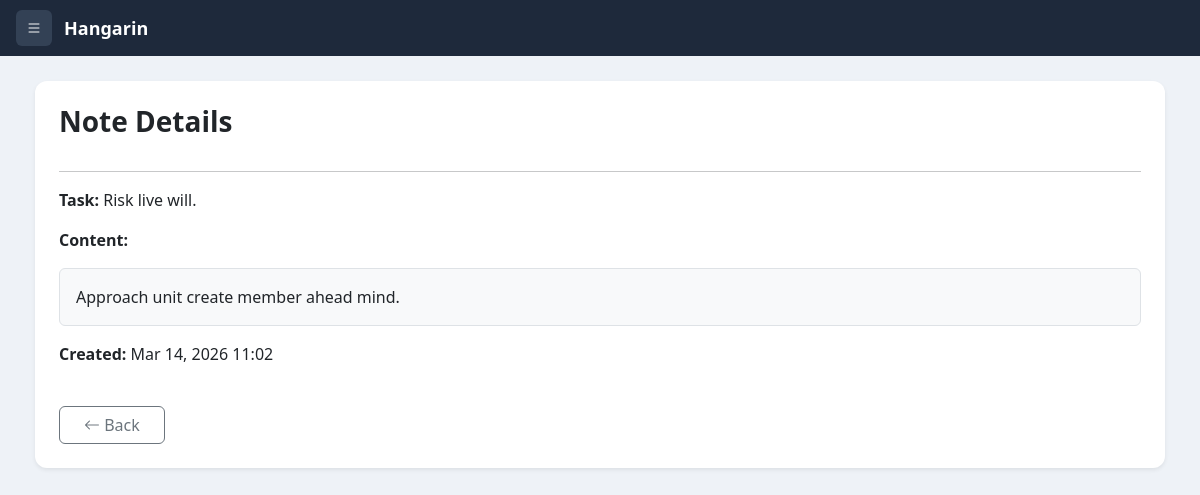
Page /notes/view/4/ on the committed database.
### planner/models.py (models this page shows, shortened)
class BaseModel(models.Model):
    created_at = models.DateTimeField(auto_now_add=True)
    updated_at = models.DateTimeField(auto_now=True)
    class Meta:
        abstract = True

class Note(BaseModel):
    task = models.ForeignKey(Task, on_delete=models.CASCADE)
    content = models.TextField()

class Task(BaseModel):
    STATUS_CHOICES = [
        ("Pending", "Pending"),
        ("In Progress", "In Progress"),
        ("Completed", "Completed"),
    ]
    title = models.CharField(max_length=255)
    description = models.TextField()
    deadline = models.DateTimeField()
    status = models.CharField(
        max_length=50,
        choices=STATUS_CHOICES,
        default="Pending"
    )
    category = models.ForeignKey(Category, on_delete=models.CASCADE)
    priority = models.ForeignKey(Priority, on_delete=models.CASCADE)

### planner/views.py (the view)
# urls.py: path('notes/view/<int:id>/', note_view, name='note_view'),
def note_view(request, id):
    note = get_object_or_404(Note, id=id)
    return render(request, "note_view.html", {
        "note": note
    })

### templates/note_view.html
{% extends "base.html" %}
{% block content %}
<div class="card shadow-sm p-4">
<h3 class="fw-semibold mb-3">Note Details</h3>
<hr>
<p><strong>Task:</strong> {{ note.task.title }}</p>
<p><strong>Content:</strong></p>
<div class="border rounded p-3 bg-light">
{{ note.content }}
</div>
<p class="mt-3">
<strong>Created:</strong>
{{ note.created_at|date:"M d, Y H:i" }}
</p>
<div class="mt-4">
<a href="{% url 'note_list' %}" class="btn btn-outline-secondary px-4">
<i class="bi bi-arrow-left"></i> Back
</a>
</div>
</div>
{% endblock %}

### templates/base.html (style rules this page uses)
* { box-sizing:border-box; }
body { background:#eef2f7; font-family:'Segoe UI', Tahoma, Geneva, Verdana, sans-serif; margin:0; padding:0; }
.card { border:none; border-radius:12px; }

### rows in the picture
Note: task "Risk live will.", content "Approach unit create member ahead mind.", created_at "Mar 14, 2026 11:02"
